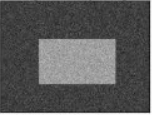
#> input picture picture/noisy2.PNG, 152 x 115 px
$ python threshold.py
#> lines starting #> are read from the running program, lines starting #| are printed output that depends on the picture; after the words box and inside, x2 and y2 are one past the last pixel; in counts of white or black regions, pixels touching at a corner belong together
import cv2 as cv
import numpy as np
from matplotlib import pyplot as plt


# [30 lines of commented-out code are left out]
img = cv.imread('picture/noisy2.PNG',0)
#> img is the input picture: shape (115, 152); min 21, max 254, mean 88.2
# global thresholding
ret1,th1 = cv.threshold(img,127,255,cv.THRESH_BINARY)
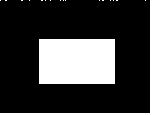
#> th1: shape (115, 152); 22.7% white; 18 white regions (16 under 20 px), largest, box (x1, y1, x2, y2) and area: (39, 39, 115, 84) 3420, (0, 0, 152, 115) 530
# Otsu's thresholding
ret2,th2 = cv.threshold(img,0,255,cv.THRESH_BINARY+cv.THRESH_OTSU)
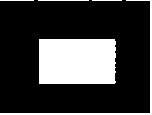
#> th2: shape (115, 152); 23.5% white; 5 white regions, box (x1, y1, x2, y2) and area: (39, 39, 116, 84) 3440, (0, 0, 152, 115) 554, (38, 0, 89, 1) 51, (0, 0, 34, 1) 34, (92, 0, 122, 1) 30
#> ret2 = 115
# Otsu's thresholding after Gaussian filtering
blur = cv.GaussianBlur(img,(5,5),0)
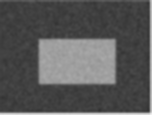
#> blur: shape (115, 152); min 49, max 240, mean 87.7
ret3,th3 = cv.threshold(blur,0,255,cv.THRESH_BINARY+cv.THRESH_OTSU)
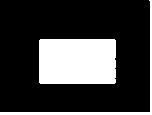
#> th3: shape (115, 152); 23.7% white; 2 white regions, box (x1, y1, x2, y2) and area: (39, 39, 116, 84) 3457, (0, 0, 152, 115) 681
#> ret3 = 112
# plot all the images and their histograms
images = [img, 0, th1,
          img, 0, th2,
          blur, 0, th3]
titles = ['Original Noisy Image','Histogram','Global Thresholding (v=127)',
          'Original Noisy Image','Histogram',"Otsu's Thresholding",
          'Gaussian filtered Image','Histogram',"Otsu's Thresholding"]
for i in range(3):
    plt.subplot(3,3,i*3+1),plt.imshow(images[i*3],'gray')
    plt.title(titles[i*3]), plt.xticks([]), plt.yticks([])
    plt.subplot(3,3,i*3+2),plt.hist(images[i*3].ravel(),256)
    plt.title(titles[i*3+1]), plt.xticks([]), plt.yticks([])
    plt.subplot(3,3,i*3+3),plt.imshow(images[i*3+2],'gray')
    plt.title(titles[i*3+2]), plt.xticks([]), plt.yticks([])
plt.show()
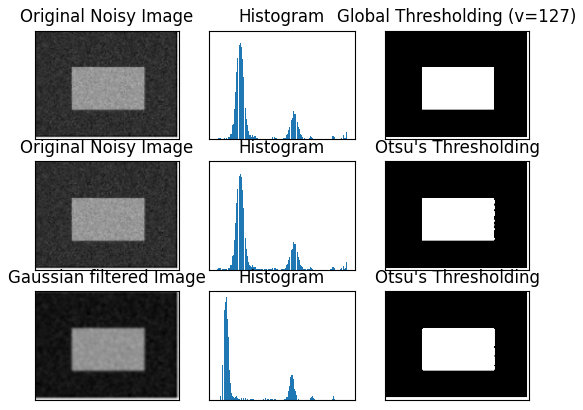
#> figure drawn by matplotlib, 9 panels

cv.waitKey(0)
cv.destroyAllWindows()

$ run again, with picture/sudoku.PNG copied over picture/noisy2.PNG
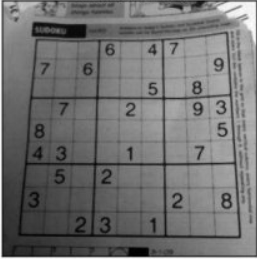
#> input picture picture/sudoku.PNG, 257 x 259 px
#> img is the input picture: shape (259, 257); min 0, max 253, mean 112.8
#> `ret1,th1 = cv.threshold(img,127,255,cv.THRESH_BINARY)`:
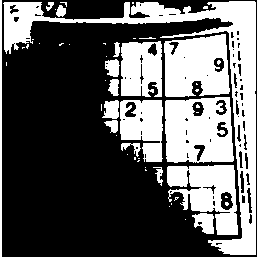
#> th1: shape (259, 257); 37.8% white; 52 white regions (34 under 20 px), largest, box (x1, y1, x2, y2) and area: (3, 1, 256, 255) 8620, (165, 97, 234, 163) 3774, (164, 34, 230, 97) 3358
#> th2: shape (259, 257); 53.7% white; 80 black regions (60 under 20 px), largest, box (x1, y1, x2, y2) and area: (2, 0, 257, 257) 29315, (186, 21, 219, 31) 155, (221, 193, 232, 209) 125
#> ret2 = 110
#> `ret3,th3 = cv.threshold(blur,0,255,cv.THRESH_BINARY+cv.THRESH_OTSU)`:
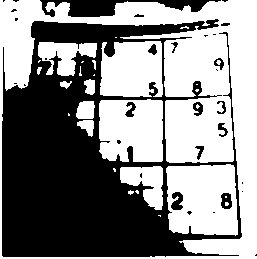
#> th3: shape (259, 257); 53.9% white; 32 black regions (18 under 20 px), largest, box (x1, y1, x2, y2) and area: (2, 19, 242, 257) 28336, (40, 0, 221, 17) 1428, (171, 192, 183, 210) 155
